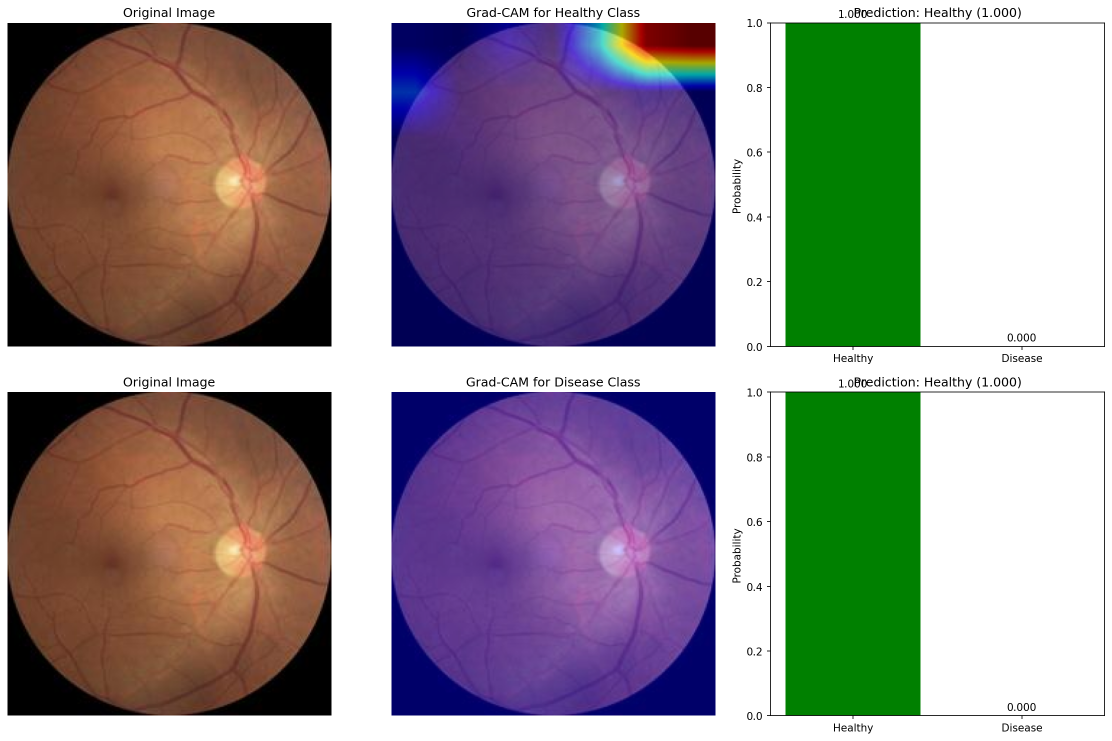
#> input picture gradcam_explanation_1034_right.jpg.png, 2224 x 1481 px (shown at 1/2 size)
$ python -i preprocess_all_datasets.py   (imports and definitions only)
#> lines starting #> are read from the running program, lines starting #| are printed output that depends on the picture; after the words box and inside, x2 and y2 are one past the last pixel; in counts of white or black regions, pixels touching at a corner belong together
#> further down, picture is the input picture: shape (1481, 2224, 3); mean B, G, R 142.2, 141.7, 146.3

import os
import cv2
import numpy as np

BASE_DIR = r'D:\OCULOXPLAIN\OculoXplain\data'
DATASETS = [
    'Ocular_Disease_Dataset',
    'ODIR-5K',
    'Retinal Disease Classification',
    'RFMiD_2'
]

def is_image_file(filename):
    ext = filename.lower().split('.')[-1]
    return ext in ['jpg', 'jpeg', 'png', 'bmp', 'tif', 'tiff']

def remove_black_border(img):
    gray = cv2.cvtColor(img, cv2.COLOR_BGR2GRAY)
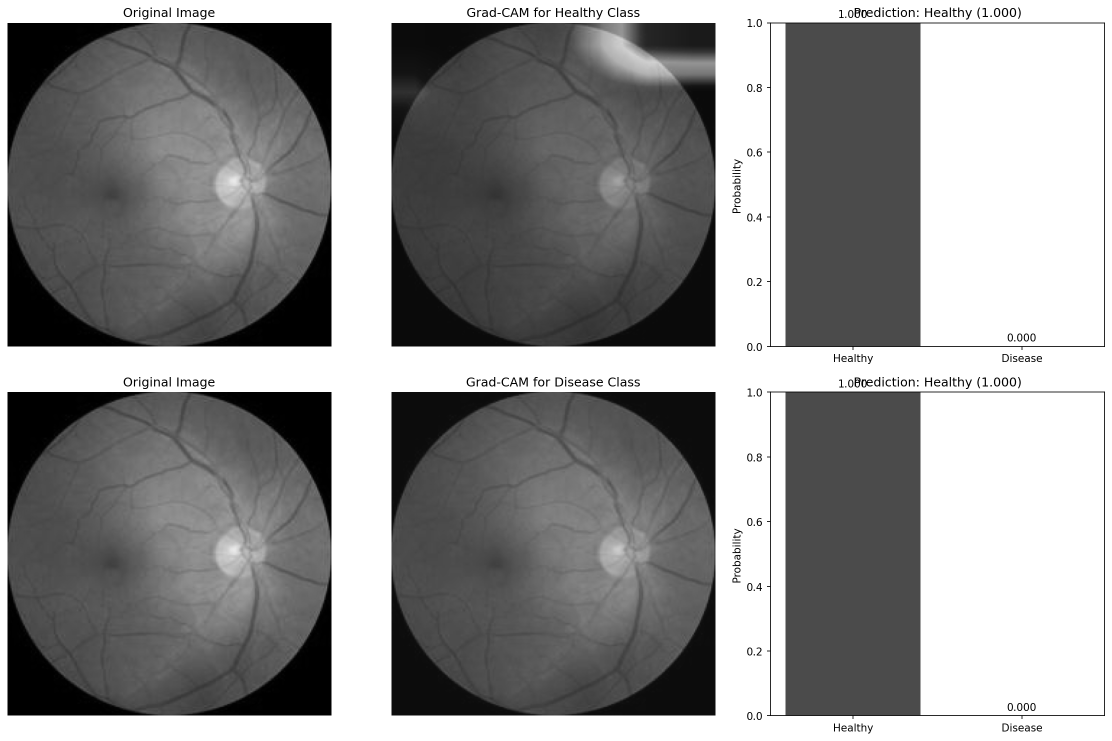
#> gray: shape (1481, 2224) (shown at 1/2 size); min 0, max 255, mean 143.1
    _, thresh = cv2.threshold(gray, 10, 255, cv2.THRESH_BINARY)
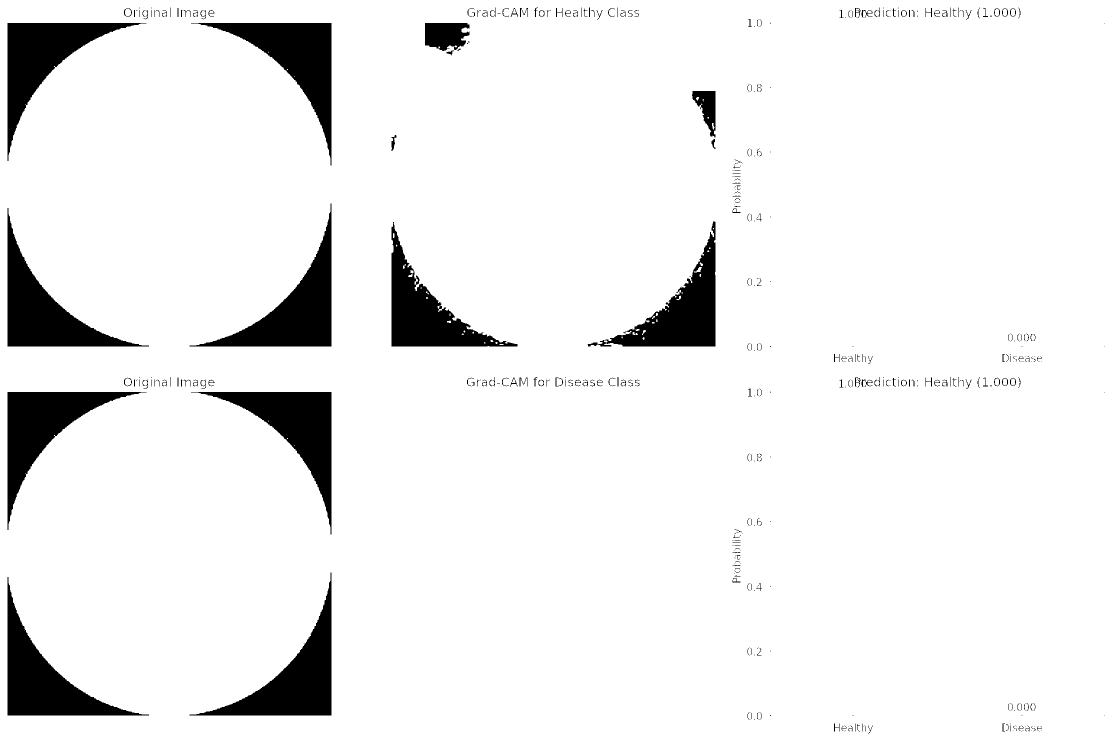
#> thresh: shape (1481, 2224) (shown at 1/2 size); 93.2% white; 508 black regions (353 under 20 px), largest, box (x1, y1, x2, y2) and area: (379, 407, 663, 693) 21792, (379, 1145, 663, 1431) 21792, (15, 416, 298, 693) 21502
    coords = cv2.findNonZero(thresh)
#> coords = contour of 3068965 points, box (x1, y1, x2, y2) (0, 0, 2224, 1481), area 0
    if coords is not None:
        x, y, w, h = cv2.boundingRect(coords)
#> x = 0; y = 0; w = 2224; h = 1481
        img = img[y:y+h, x:x+w]
    return img

# [29 lines not run here, left out]

>>> import cv2
>>> picture = cv2.imread('gradcam_explanation_1034_right.jpg.png')
>>> result = remove_black_border(picture)
